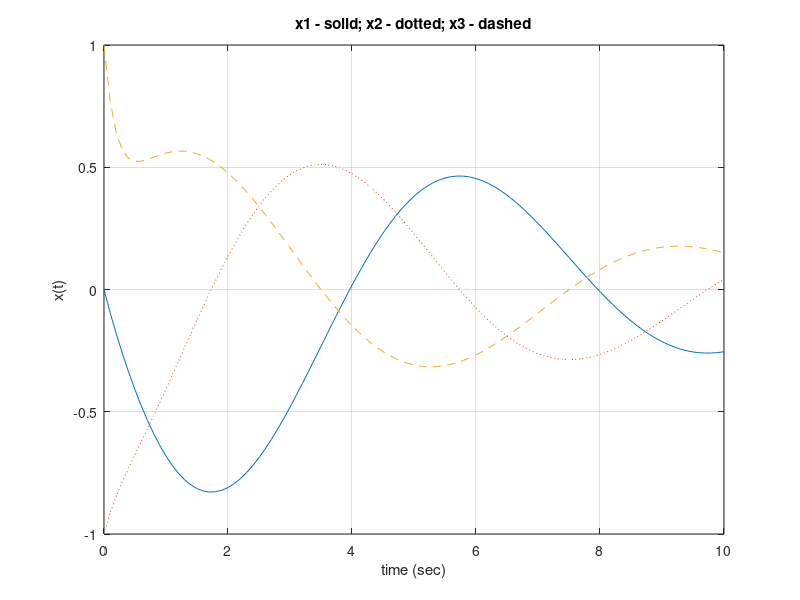
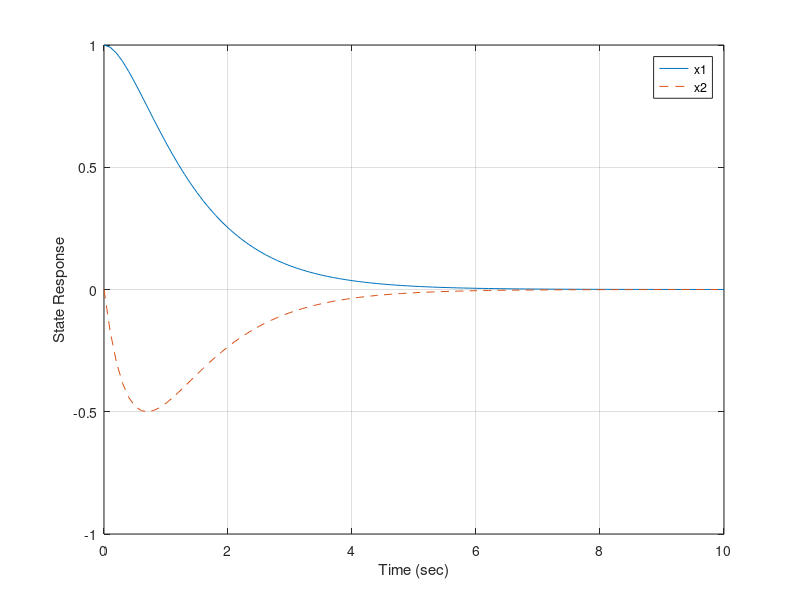

These figures' MATLAB source, in order: (Note: this script raises an error after producing the figures.)
%%1.
%a.
num = [1];
den = [1 10];
sys = tf(num,den);
sys_ss = ss(sys)


%b.
num = [1 5 3];
den = [1 8 5];
sys = tf(num,den);
sys_ss = ss(sys)


%c.
num = [1 1];
den = [1 3 3 1];
sys = tf(num,den);
sys_ss = ss(sys)


%%2.
%a.
A = [0 1;2 8];
B = [0;1];
C = [1 0];
D = [0];
sys_ss = ss(A,B,C,D)
sys_tf = tf(sys_ss)


%b.
A = [1 1 0;-2 0 4;5 4 -7];
B = [-1;0;1];
C = [0 1 0];
D = [0];
sys_ss = ss(A,B,C,D)
sys_tf = tf(sys_ss)


%c.
A = [0 1;-1 -2];
B = [0;1];
C = [-2 1];
D = [0];
sys_ss = ss(A,B,C,D)
sys_tf = tf(sys_ss)


%%3.
%a.
a = [0 1 0;0 0 1;-3 -2 -5];
b = [0;0;1];
c = [1 0 0];
d = [0];
sys_ss = ss(a,b,c,d)
sys_tf = tf(sys_ss)

%b.
x0 = [0 -1 1];
t = [0:0.1:10];
u = 0*t;
[y,t,x] = lsim(sys_ss,u,t,x0);
figure
plot(t,x(:,1),t,x(:,2),':',t,x(:,3),'--');
xlabel('time (sec)'),ylabel('x(t)'),grid
title('x1 - solid; x2 - dotted; x3 - dashed')
xf_sim = x(length(t),:)'

%c.
dt = 10;
Phi = expm(a*dt);
xf_phi = Phi*x0'


%%4.
a = [0 1;-2 -3];
b = [0;1];
c = [1 0];
d = [0];
sys = ss(a,b,c,d);
x0 = [1;0];
t = [0:0.1:10];
u = 0*t;
[y,t,x] = lsim(sys,u,t,x0);
figure
plot(t,x(:,1),t,x(:,2),'--');
xlabel('Time (sec)')
ylabel('State Response')
legend('x1','x2')
grid


%%5.
s = sym('s');
K = sym('K');
A = [0 1 0;0 0 1;-2 -K -2];
M = s*eye(3,3) - A;
detQs = det(M)
%detQs = s^3 + 2*s^2 + K*s + 2
K = 0:100;
reals1 = [];
reals2 = [];
reals3 = [];
imags1 = [];
imags2 = [];
imags3 = [];

for i = 1:length(K)
    rs = roots([1 2 K(i) 2]);
    reals1(i) = real(rs(1));
    imags1(i) = imag(rs(1));
    reals2(i) = real(rs(2));
    imags2(i) = imag(rs(2));
    reals3(i) = real(rs(3));
    imags3(i) = imag(rs(3));
end

figure
plot(K,reals1)
hold on
plot(K,imags1,'r')
xlabel('K')
ylabel('value')
legend('reals1','imags1')

figure
plot(K,reals2)
hold on
plot(K,imags2,'r')
xlabel('K')
ylabel('value')
legend('reals2','imags2')

figure
plot(K,reals3)
hold on
plot(K,imags3,'r')
xlabel('K')
ylabel('value')
legend('reals3','imags3')

figure
plot(K,reals1)
hold on
plot(K,reals2,'r')
hold on
plot(K,reals3,'g')
hold on
xlabel('K')
ylabel('value')
legend('reals1','reals2','reals3')

